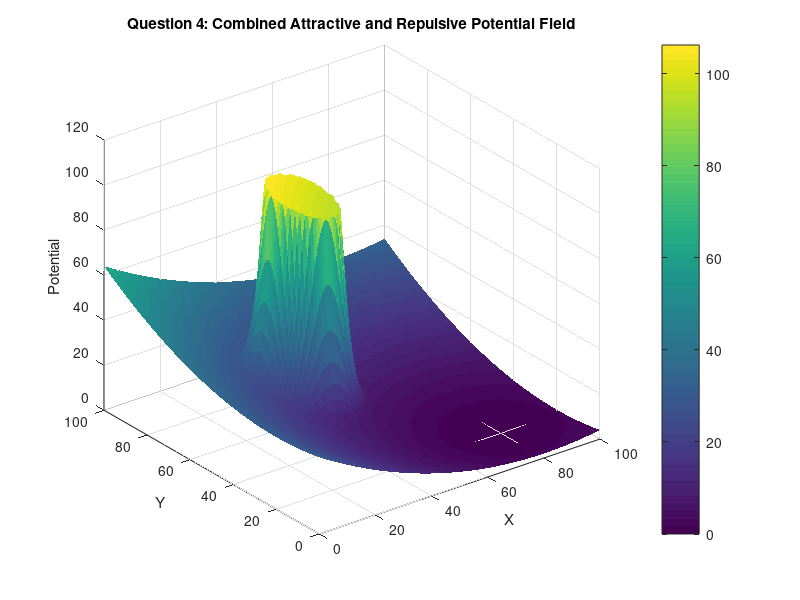

MATLAB code to generate this figure:
%% Homework 2 Question 4
% By: Max Black
% Due: 10/13/26

clear
close all
clc

% workspace definition
x = 0:1:100;
y = 0:1:100;
[X, Y] = meshgrid(x, y);

% attractive potential field
goal = [80, 20];
epsilon = 0.01;
d_goal = sqrt((goal(1)-X).^2 + (goal(2)-Y).^2); 
U_att = 0.5 * epsilon * d_goal.^2; 

% repulsive potential field
obstacle = [30 50;
    50 50;
    50 70;
    30 70];
center = [40 60];
eta = 100000;
rho0 = 20;
rho = sqrt((center(1)-X).^2+(center(2)-Y).^2);
rho_eff = max(rho, 11);
U_rep = 0.5 * eta * (1./rho_eff - 1/rho0).^2;
U_rep(rho>rho0) = 0;

% combination and visualization
U_total = U_att + U_rep;
figure;
surf(X, Y, U_total, 'EdgeColor', 'none');
xlabel('X'); 
ylabel('Y'); 
zlabel('Potential');
title('Question 4: Combined Attractive and Repulsive Potential Field');
colorbar; 
view(3);
